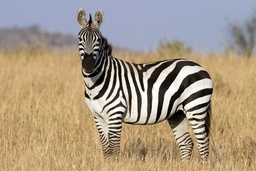
#> input picture HW4/inputs/img1.jpg, 256 x 171 px, shrunk from 1000 x 667 before the run, found by its file name
$ jupyter execute P02.ipynb   (older library calls are emulated)
#> lines starting #> are read from the running program, lines starting #| are printed output that depends on the picture
[cell 1]
import numpy as np
import cv2
import matplotlib.pyplot as plt
import seaborn as sns
from sklearn.preprocessing import StandardScaler
from sklearn.cluster import KMeans
import time
from joblib import Parallel, delayed
from skimage.util.shape import view_as_windows
from skimage.feature import greycomatrix, greycoprops
import math


plt.rcParams["figure.figsize"] = (18,16)
features = ["dissimilarity","contrast","correlation","energy" ]
angles= [math.radians(degree) for degree in range(0,360,15)]

[cell 2]
img_1 = cv2.imread("./img1.jpg",0)
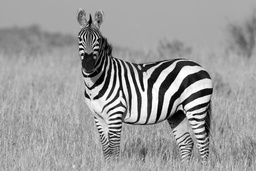
#> img_1: shape (171, 256); min 0, max 255, mean 154.7
img_2 = cv2.imread("./img2.jpg",0)
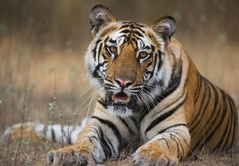
#> input picture HW4/inputs/img2.jpg, 239 x 166 px, shrunk from 934 x 650 before the run, found by its file name
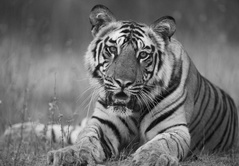
#> img_2: shape (166, 239); min 1, max 246, mean 109

def PatchMakers(in_img,shape):
    win_shape = (shape,shape)
    return view_as_windows(in_img,window_shape=win_shape)


def GLCMCalculator(img , levels , distances, angles, feature):
    GLCM = greycomatrix(img, distances=distances, angles=angles, levels=levels, symmetric=True, normed=True)
    result = np.asarray([greycoprops(GLCM, f).reshape(-1) for f in feature]).reshape(-1)
    return result


def Segmentation(img ,p_shape,resize_ratio=0.4, levels=16, workers = 16, distances=[], angles=[], features = [], k=3):
#> called with p_shape = 45, resize_ratio = 0.5, levels = 16, workers = 60, k = 3
    start = time.time()
    img_resized = cv2.resize(img, None, fx = resize_ratio, fy = resize_ratio)
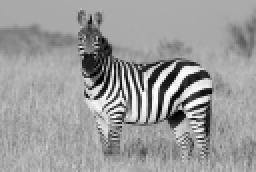
#> img_resized: shape (86, 128) (shown 2 times larger); min 1, max 254, mean 154.9
    h,w = img_resized.shape
#> h = 86; w = 128

    gray_factor = 256//levels
    img = img_resized//gray_factor

    patches = PatchMakers(img,p_shape)
    patches = patches.reshape((patches.shape[0] *patches.shape[1] ,p_shape,p_shape))
    GLCM_array = []
    GLCM_array.extend(Parallel(n_jobs=workers)(delayed(GLCMCalculator)(patches[index],levels,distances,angles,features) for index in range(patches.shape[0])))

    scaler = StandardScaler()
    scaler.fit(GLCM_array)
    standard_result = scaler.transform(GLCM_array)
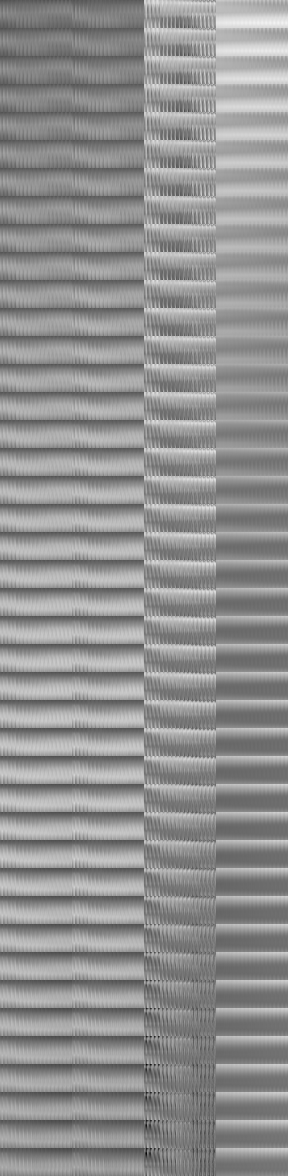
#> standard_result: shape (3528, 864) float64 (shown at 1/3 size); min -4.76, max 3.6, mean 3.14e-17; drawn with min black and max white


    kmeans = KMeans(n_clusters=k).fit(standard_result)
    end = time.time()
    duration =  round(end- start,2)
    pred = kmeans.labels_
#> pred = 3528 values, max 2 at index 198, min 0 at index 0, mean 1.04
    output_final = pred.reshape((h-p_shape+1,w-p_shape+1))
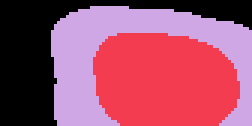
#> output_final: shape (42, 84) int32 (shown 3 times larger); 3 distinct labels, from 0 to 2; one colour per label, 0 black

    plt.subplot(2,1,1)
    plt.imshow(img,cmap="gray")
    plt.axis("off")
    plt.title("Input Image | Levels:{0}, Resize Ratio:{1}".format(levels,resize_ratio))
    plt.subplot(2,1,2)
    plt.imshow(output_final)
    plt.title("GLCM based Segmentation using K-Means | Workers:{0}, Patch Size:{2}x{2}, Distances{4}, Duration:{5}s".format(workers,levels,p_shape,resize_ratio,distances,duration))
    plt.axis("off")

    plt.tight_layout()
    plt.show()

[cell 3]
Segmentation(img_1,p_shape=45,resize_ratio=0.5,levels=16,workers = 60, distances=list(range(1,10)), angles=angles, features = features, k=3)
Segmentation(img_1,p_shape=45,resize_ratio=0.5,levels=16,workers = 60, distances=list(range(1,10)), angles=angles, features = features, k=2)
